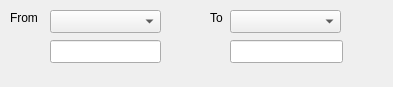
<?xml version="1.0" encoding="UTF-8"?>
<ui version="4.0">
 <class>Form</class>
 <widget class="QWidget" name="Form">
  <property name="geometry">
   <rect>
    <x>0</x>
    <y>0</y>
    <width>393</width>
    <height>87</height>
   </rect>
  </property>
  <property name="windowTitle">
   <string>aux</string>
  </property>
  <widget class="QLabel" name="label">
   <property name="geometry">
    <rect>
     <x>10</x>
     <y>10</y>
     <width>57</width>
     <height>15</height>
    </rect>
   </property>
   <property name="text">
    <string>From</string>
   </property>
  </widget>
  <widget class="QLabel" name="label_2">
   <property name="geometry">
    <rect>
     <x>210</x>
     <y>10</y>
     <width>21</width>
     <height>16</height>
    </rect>
   </property>
   <property name="text">
    <string>To</string>
   </property>
  </widget>
  <widget class="QLineEdit" name="lineEdit">
   <property name="geometry">
    <rect>
     <x>50</x>
     <y>40</y>
     <width>111</width>
     <height>23</height>
    </rect>
   </property>
  </widget>
  <widget class="QLineEdit" name="lineEdit_2">
   <property name="geometry">
    <rect>
     <x>230</x>
     <y>40</y>
     <width>113</width>
     <height>23</height>
    </rect>
   </property>
   <property name="frame">
    <bool>true</bool>
   </property>
   <property name="cursorPosition">
    <number>0</number>
   </property>
   <property name="readOnly">
    <bool>true</bool>
   </property>
   <property name="cursorMoveStyle">
    <enum>Qt::LogicalMoveStyle</enum>
   </property>
  </widget>
  <widget class="QComboBox" name="comboBox">
   <property name="geometry">
    <rect>
     <x>50</x>
     <y>10</y>
     <width>111</width>
     <height>23</height>
    </rect>
   </property>
  </widget>
  <widget class="QComboBox" name="comboBox_2">
   <property name="geometry">
    <rect>
     <x>230</x>
     <y>10</y>
     <width>111</width>
     <height>23</height>
    </rect>
   </property>
  </widget>
 </widget>
 <resources/>
 <connections/>
</ui>
